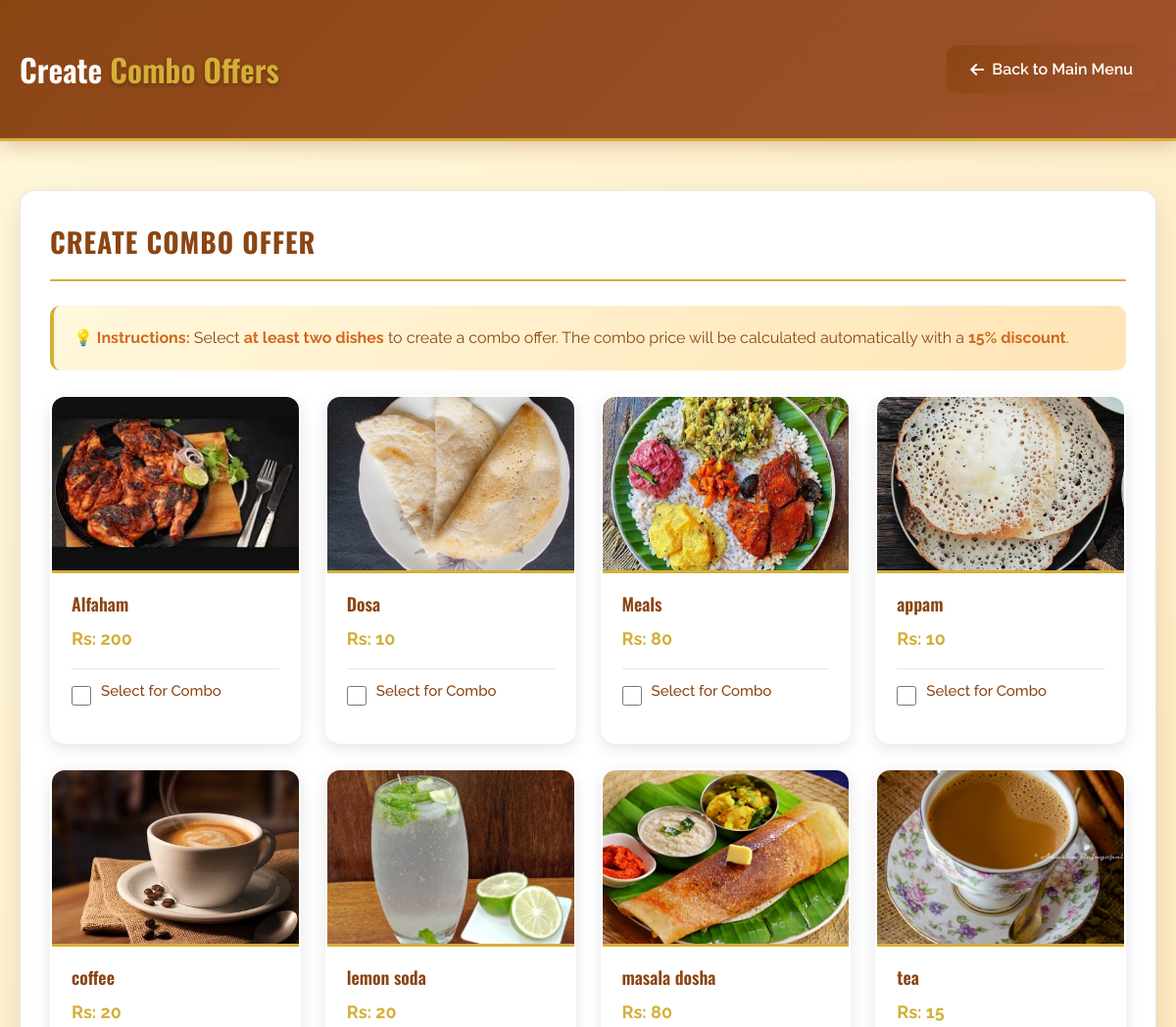
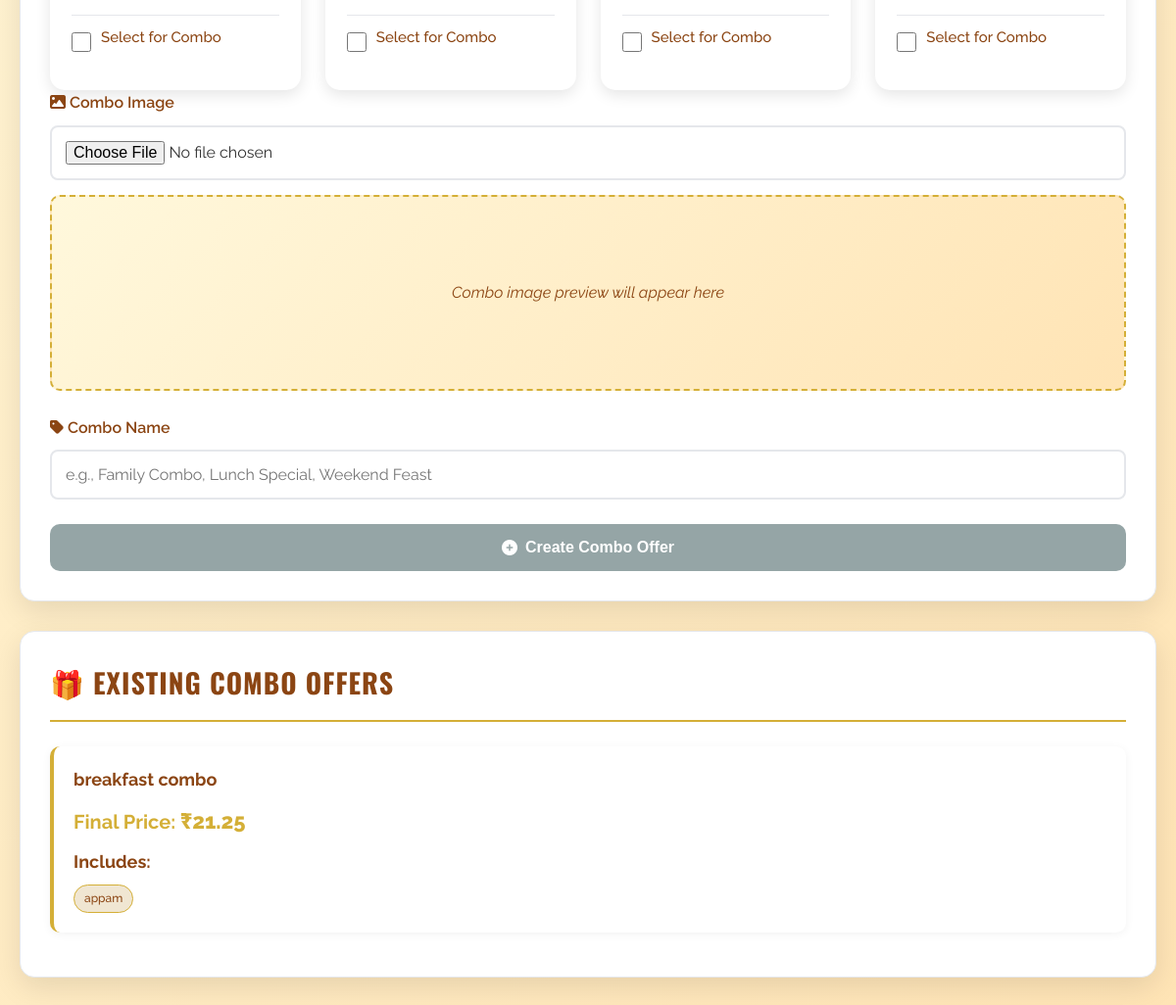
/addcombo/, run on the app's committed database (2 pictures, top to bottom).
### myapp/models.py (models this page shows, shortened)
class Menu(models.Model):
    itemname = models.CharField(max_length=100)
    category = models.CharField(max_length=100,null=True)
    itemimage = models.ImageField(upload_to='menu/')
    itemprice = models.IntegerField()
    special = models.CharField(max_length=100,null=True)

class ComboOffer(models.Model):
    combo_name = models.CharField(max_length=255, unique=True)
    items = models.ManyToManyField('Menu', related_name='combo_offers')
    combo_price = models.DecimalField(max_digits=10, decimal_places=2, default=0)
    created_at = models.DateTimeField(auto_now_add=True)
    image=models.ImageField(upload_to='img/',null=True)

### myapp/views.py (the view, shortened to what this page needs)
# urls.py: path('addcombo/', views.add_combo_offer, name='add_combo_offer'),
def add_combo_offer(request):
    menu_items = Menu.objects.all().order_by('itemname')
    existing_combos = ComboOffer.objects.all().order_by('-created_at')
    context = {
        'm': menu_items,  # Using 'm' to match your template variable
        'existing_combos': existing_combos,
    }
    return render(request, 'kitchenhandler/addcombo.html', context)

### myapp/templates/kitchenhandler/addcombo.html (shortened to what this page needs)
<!DOCTYPE html>
<html lang="en">
<head>
    <link rel="stylesheet" href="https://cdnjs.cloudflare.com/ajax/libs/font-awesome/6.4.0/css/all.min.css">
</head>
<body>
    <header>
        <div class="container">
            <div class="header-content">
                <div class="logo">Create <span>Combo Offers</span></div>
                <a href="{% url 'view_menu' %}" class="back-btn">
                    <i class="fas fa-arrow-left"></i> Back to Main Menu
                </a>
            </div>
        </div>
    </header>
    <div class="container">
        <div class="card">
            <h2>Create Combo Offer</h2>
            <div class="selection-info">
                <strong>💡 Instructions:</strong> Select <strong>at least two dishes</strong> to create a combo offer.
                The combo price will be calculated automatically with a <strong>15% discount</strong>.
            </div>
            <form method="POST" enctype="multipart/form-data">
                <div class="dishes-container" id="combo-dishes">
                    {% for i in m %}
                    <div class="dish-card" data-id="{{ i.id }}" data-name="{{ i.itemname }}" data-price="{{ i.itemprice }}">
                        <img src="{% if i.itemimage %}{{ i.itemimage.url }}{% else %}https://via.placeholder.com/300x180?text=No+Image{% endif %}" alt="{{ i.itemname }}">
                        <div class="dish-info">
                            <div class="dish-name">{{ i.itemname }}</div>
                            <div class="dish-price">Rs: {{ i.itemprice }}</div>
                            <div class="checkbox-container">
                                <input type="checkbox" class="dish-checkbox" name="selected_items" value="{{ i.id }}" data-id="{{ i.id }}">
                                <label>Select for Combo</label>
                            </div>
                        </div>
                    </div>
                    {% endfor %}
                </div>
                <div class="form-group">
                    <label for="item-image">
                        <i class="fas fa-image mr-2"></i> Combo Image
                    </label>
                    <input type="file" id="item-image" name="image" accept="image/*" required>
                    <div class="image-preview">
                        <p id="preview-text">Combo image preview will appear here</p>
                    </div>
                </div>
                <div class="form-group">
                    <label for="combo-name">
                        <i class="fas fa-tag mr-2"></i> Combo Name
                    </label>
                    <input type="text" id="combo-name" name="combo_name" placeholder="e.g., Family Combo, Lunch Special, Weekend Feast" required>
                </div>
                <button type="submit" id="create-combo" class="btn" disabled>
                    <i class="fas fa-plus-circle"></i> Create Combo Offer
                </button>
            </form>
        </div>
        <div class="card" style="margin-top: 30px;">
            <h2>🎁 Existing Combo Offers</h2>
            {% if existing_combos %}
            <ul class="offer-item-list">
                {% for combo in existing_combos %}
                    <li class="offer-item">
                        <strong>{{ combo.combo_name }}</strong>
                        <div style="margin: 10px 0; color: #D4AF37; font-weight: bold; font-size: 20px;">
                            Final Price: <span class="price-display">₹{{ combo.combo_price|floatformat:2 }}</span>
                        </div>
                        <p style="margin-bottom: 10px;"><strong>Includes:</strong></p>
                        <div class="combo-items">
                            {% for item in combo.items.all %}
                                <span class="combo-item-tag">{{ item.itemname }}</span>
                            {% endfor %}
                        </div>
                    </li>
                {% endfor %}
            </ul>
            {% endif %}
        </div>
    </div>
</body>
</html>

### data on the page
Menu: itemimage (picture), itemname "Alfaham", itemprice "200"
Menu: itemimage (picture), itemname "Dosa", itemprice "10"
Menu: itemimage (picture), itemname "Meals", itemprice "80"
Menu: itemimage (picture), itemname "appam", itemprice "10"
Menu: itemimage+itemname (picture), itemname "coffee", itemprice "20"
Menu: itemimage (picture), itemname "lemon soda", itemprice "20"
Menu: itemimage (picture), itemname "masala dosha", itemprice "80"
Menu: itemimage (picture), itemname "tea", itemprice "15"
ComboOffer: combo_name "breakfast combo", combo_price "21.25"
